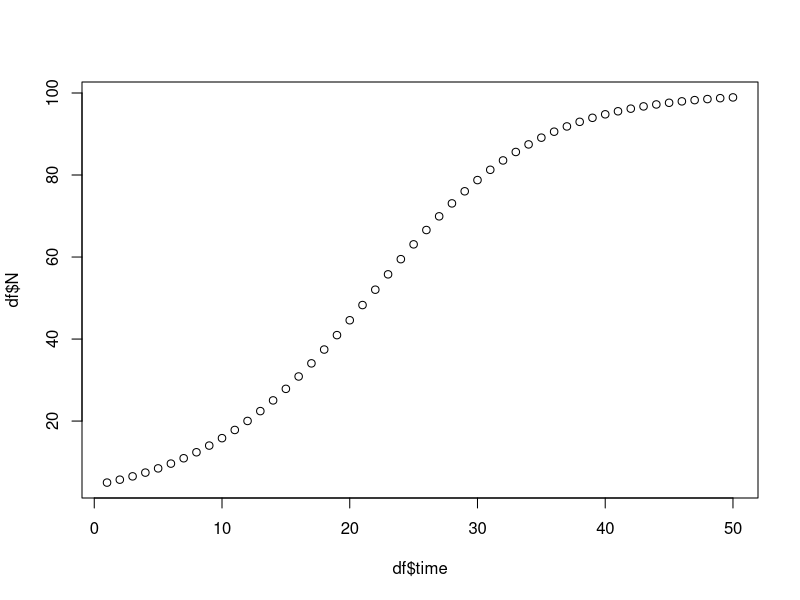
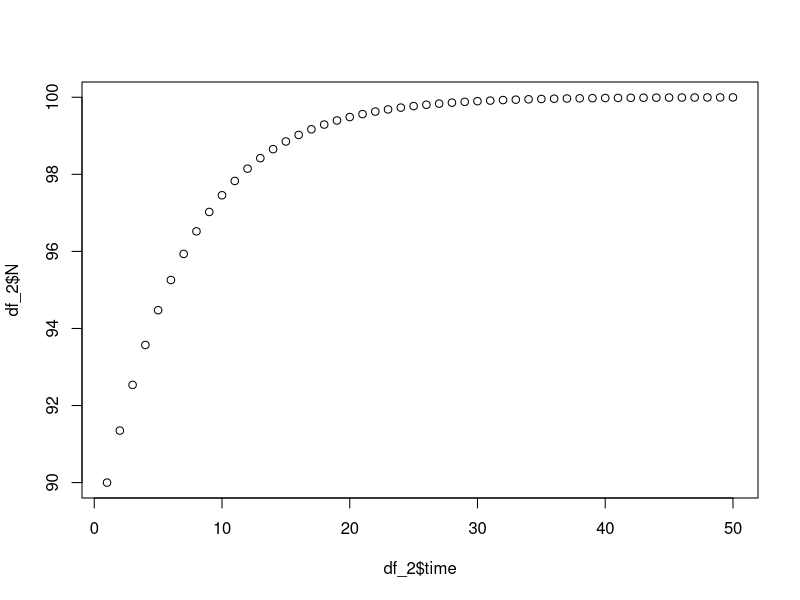

Reproduce these figures in R, in order.
#QS attempt 1 at hw9
#Failure 
#Generate a time series of abundance for a population growing according to the discrete time logistic growth model

#<-1.15 #growth of 15% 
#K <- 100 #carrying capactiy 
#time = seq(from=1, to=50) #50 time steps 
#N=array(dim=c(1,length(time))); N[1]=5 #array to store goodie, initial pop of 5

#for (i in time[2:length(time)]){ 
#  N[i] = N[i-1]*r
#  }

#for (i in time[2:length(time)]){ 
#  N[i] = N[i-1]*r{
#    if (N<K)
#  }
#}

#N
#Why are these all 1's?
#matplot(t(N))

#Round2 

r<-.15 #growth of 15% 
K <- 100 #carrying capacity 
time = seq(from=1, to=50) #50 time steps 


# The equation 
eq <- function(N_p, r, K) {
  N_p + r*N_p*(1 - N_p/K)
}

# Generate time series 
pop <- function(N_i, time, r, K) {
  N <- rep(NA, length(time)) 
  N[1] <- N_i
  for (i in time[2:length(time)]) {
    N[i] <- eq(N[i-1], r, K)
  } 
  return(N)
}


# Begin grid search: i <- 1; j <- 1
#for(i in 1:length(b0_grid)){
#  b0_curr <- b0_grid[i]
#  for(j in 1:length(b1_grid)){
#    b1_curr <- b1_grid[j]
#    y_pred <- b0_curr + b1_curr*x
#    rss <- rss_1(y, y_pred)
#    rss_matrix[i,j] <- rss
#  }
#}

#Q1. Plot the data
#• Generate a model predicted time series of abundance for a population growing according to the discrete time logistic growth model
#• Pretend you don’t know the true parameters (r and K) and adjust them until your model fits the data pretty well (visually)

vals <- pop(N_i = 5, time, r, K)
df <- data.frame(time, N = vals)

# Plot the data.

plot(df$time, df$N)

#Q2.Create a function that returns the negative log likelihood of the 
#model parameters (r, K) given the data (Nt)
#•Use optim() or a grid search and the function you just created to 
#estimate the parameters of your model – remember to add the 
#variance as a third parameter to be estimated (or use its analytical MLE: SSE/n)


y=5 + r*5*(1 - 5/K)
#Standard deviation = 34.69
sigma <- sd(df$N)
mean <- mean(df$N)

nll_1 <- function(r,K, sigma){
  -sum(dnorm(x=y, mean=mean, sd=sigma, log=T))
}


fun_1 <- function(par){
  r <- par[1]
  K <- par[2]
  sigma <- par[3]
  mean <- mean
  nll <- nll_1(r,K, sigma)
}

#optim() stuff 
fit <- optim(par=c(1,2,3), fn=fun_1)
optim_coef <- fit$par

optim_coef

#[1] 70.208542  1.616995 31.496970
#Well that seems very off 
#[1] -0.1541297  2.3647926  5.7116327
#[1] -22.417269   3.032915  52.368151

#•Q3. How well can you estimate the model parameters?
#Not very well it would seem 


#•Add observation error ( Nt + rnorm(mean=0, sd=?) ) to your data
#•Use optim() or a grid search and the function you just created to 
#estimate the parameters of your model based on this new data – 
#remember to add the variance as a third parameter to be estimated (or use its analytical MLE: SSE/n)

y2=5 + r*5*(1 - 5/K)+rnorm(length(time), mean=mean, sd=sigma)

nll_2 <- function(r,K, sigma){
  -sum(dnorm(x=y2, mean=mean, sd=sigma, log=T))
}


fun_2 <- function(par){
  r <- par[1]
  K <- par[2]
  sigma <- par[3]
  mean <- mean
  nll <- nll_2(r,K, sigma)
}

#optim() stuff 
fit <- optim(par=c(1,2,3), fn=fun_2)
optim_coef <- fit$par

optim_coef
#[1] -538.70340   21.98341 1134.80586
#Hmm this also seem very off 


#•Q4. How well can you estimate the model parameters now?  
#Is there any evidence of correlation in your parameter estimates (e.g., a ridge in the likelihood surface)?

#We have been running the model with Ni starting at 5 

#•Start your model with observation error at 5% of K
#•Use optim() or a grid search and the function you just created to 
#estimate the parameters of your model based on this new data – 
#remember to add the variance as a third parameter to be estimated (or use its analytical MLE: SSE/n)

#•Q5. How well can you estimate the model parameters now?

#•Q6. Repeating this analysis starting at 90% of K, how well can you estimate the model parameters?

vals_2 <- pop(N_i = 90, time, r, K)
df_2 <- data.frame(time, N = vals_2)

sigma_2 <- sd(df_2$N)
mean_2 <- mean(df_2$N)

eq <- function(N_p, r, K) {
  N_p + r*N_p*(1 - N_p/K)
}

# Generate time series 
pop <- function(N_i, time, r, K) {
  N <- rep(NA, length(time)) 
  N[1] <- N_i
  for (i in time[2:length(time)]) {
    N[i] <- eq(N[i-1], r, K)
  } 
  return(N)
}

plot(df_2$time, df_2$N)

y3=90 + r*90*(1 - 90/K)+rnorm(length(time), mean=mean_2, sd=sigma_2)

nll_3 <- function(r,K, sigma_2){
  -sum(dnorm(x=y2, mean=mean_2, sd=sigma_2, log=T))
}


fun_3 <- function(par){
  r <- par[1]
  K <- par[2]
  sigma <- par[3]
  mean <- mean
  nll <- nll_3(r,K, sigma_2)
}

#optim() stuff 
fit <- optim(par=c(1,2,3), fn=fun_3)
optim_coef <- fit$par

optim_coef

#Well this doesn't work quite as intended either 